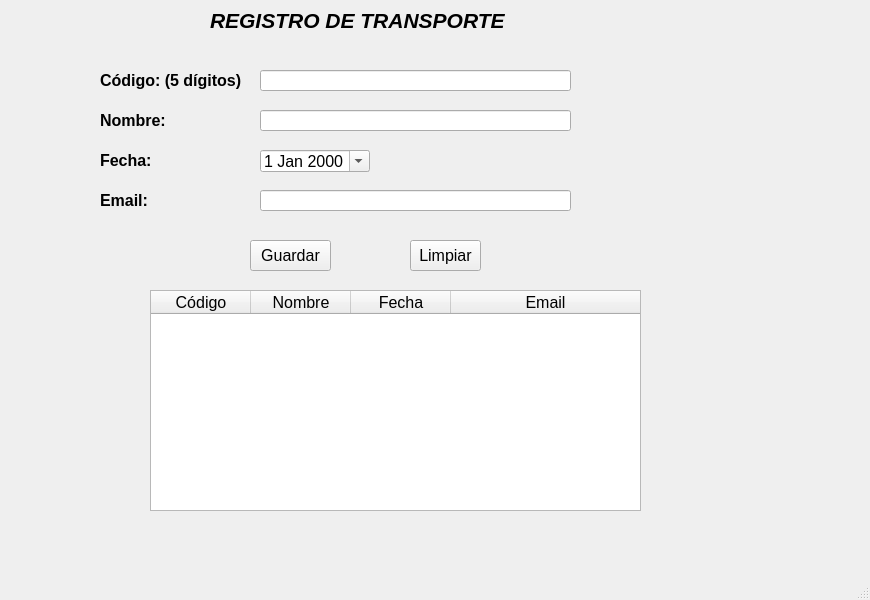
<?xml version="1.0" encoding="UTF-8"?>
<ui version="4.0">
 <class>MainWindow</class>
 <widget class="QMainWindow" name="MainWindow">
  <property name="geometry">
   <rect>
    <x>0</x>
    <y>0</y>
    <width>870</width>
    <height>600</height>
   </rect>
  </property>
  <property name="font">
   <font>
    <pointsize>12</pointsize>
   </font>
  </property>
  <property name="windowTitle">
   <string>MainWindow</string>
  </property>
  <widget class="QWidget" name="centralwidget">
   <widget class="QLabel" name="lblregistro">
    <property name="geometry">
     <rect>
      <x>210</x>
      <y>0</y>
      <width>321</width>
      <height>41</height>
     </rect>
    </property>
    <property name="font">
     <font>
      <pointsize>16</pointsize>
      <weight>75</weight>
      <italic>true</italic>
      <bold>true</bold>
     </font>
    </property>
    <property name="text">
     <string>REGISTRO DE TRANSPORTE</string>
    </property>
   </widget>
   <widget class="QLabel" name="lblcodigo">
    <property name="geometry">
     <rect>
      <x>100</x>
      <y>70</y>
      <width>161</width>
      <height>21</height>
     </rect>
    </property>
    <property name="font">
     <font>
      <pointsize>12</pointsize>
      <weight>75</weight>
      <bold>true</bold>
     </font>
    </property>
    <property name="text">
     <string>Código: (5 dígitos)</string>
    </property>
   </widget>
   <widget class="QLineEdit" name="txtcodigo">
    <property name="geometry">
     <rect>
      <x>260</x>
      <y>70</y>
      <width>311</width>
      <height>21</height>
     </rect>
    </property>
   </widget>
   <widget class="QLabel" name="lblnombre">
    <property name="geometry">
     <rect>
      <x>100</x>
      <y>110</y>
      <width>161</width>
      <height>21</height>
     </rect>
    </property>
    <property name="font">
     <font>
      <pointsize>12</pointsize>
      <weight>75</weight>
      <bold>true</bold>
     </font>
    </property>
    <property name="text">
     <string>Nombre:</string>
    </property>
   </widget>
   <widget class="QLabel" name="lblfecha">
    <property name="geometry">
     <rect>
      <x>100</x>
      <y>150</y>
      <width>91</width>
      <height>21</height>
     </rect>
    </property>
    <property name="font">
     <font>
      <pointsize>12</pointsize>
      <weight>75</weight>
      <bold>true</bold>
     </font>
    </property>
    <property name="text">
     <string>Fecha:</string>
    </property>
   </widget>
   <widget class="QPushButton" name="btnguardar">
    <property name="geometry">
     <rect>
      <x>250</x>
      <y>240</y>
      <width>81</width>
      <height>31</height>
     </rect>
    </property>
    <property name="text">
     <string>Guardar</string>
    </property>
   </widget>
   <widget class="QPushButton" name="btnlimpiar">
    <property name="geometry">
     <rect>
      <x>410</x>
      <y>240</y>
      <width>71</width>
      <height>31</height>
     </rect>
    </property>
    <property name="text">
     <string>Limpiar</string>
    </property>
   </widget>
   <widget class="QLineEdit" name="txtnombre">
    <property name="geometry">
     <rect>
      <x>260</x>
      <y>110</y>
      <width>311</width>
      <height>21</height>
     </rect>
    </property>
   </widget>
   <widget class="QLabel" name="lblemail">
    <property name="geometry">
     <rect>
      <x>100</x>
      <y>190</y>
      <width>71</width>
      <height>21</height>
     </rect>
    </property>
    <property name="font">
     <font>
      <pointsize>12</pointsize>
      <weight>75</weight>
      <bold>true</bold>
     </font>
    </property>
    <property name="text">
     <string>Email: </string>
    </property>
   </widget>
   <widget class="QLineEdit" name="txtemail">
    <property name="geometry">
     <rect>
      <x>260</x>
      <y>190</y>
      <width>311</width>
      <height>21</height>
     </rect>
    </property>
    <property name="font">
     <font>
      <pointsize>12</pointsize>
     </font>
    </property>
   </widget>
   <widget class="QTableWidget" name="tbldatos">
    <property name="geometry">
     <rect>
      <x>150</x>
      <y>290</y>
      <width>491</width>
      <height>221</height>
     </rect>
    </property>
    <property name="rowCount">
     <number>0</number>
    </property>
    <property name="columnCount">
     <number>4</number>
    </property>
    <attribute name="horizontalHeaderStretchLastSection">
     <bool>true</bool>
    </attribute>
    <column>
     <property name="text">
      <string>Código</string>
     </property>
    </column>
    <column>
     <property name="text">
      <string>Nombre</string>
     </property>
    </column>
    <column>
     <property name="text">
      <string>Fecha</string>
     </property>
    </column>
    <column>
     <property name="text">
      <string>Email</string>
     </property>
    </column>
   </widget>
   <widget class="QDateEdit" name="dtfecha">
    <property name="geometry">
     <rect>
      <x>260</x>
      <y>150</y>
      <width>110</width>
      <height>22</height>
     </rect>
    </property>
    <property name="calendarPopup">
     <bool>true</bool>
    </property>
   </widget>
  </widget>
  <widget class="QMenuBar" name="menubar">
   <property name="geometry">
    <rect>
     <x>0</x>
     <y>0</y>
     <width>870</width>
     <height>27</height>
    </rect>
   </property>
  </widget>
  <widget class="QStatusBar" name="statusbar"/>
 </widget>
 <resources/>
 <connections/>
</ui>
